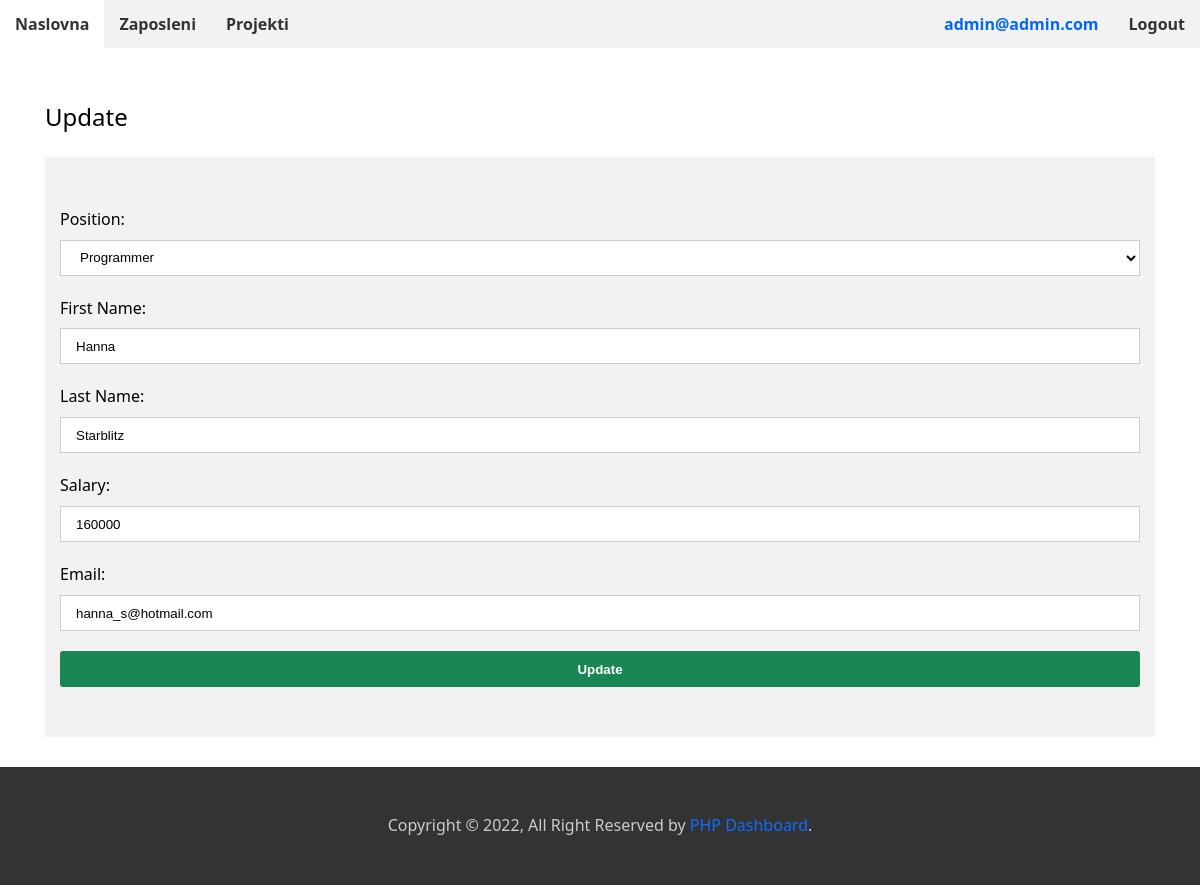
The app's page /update.php?id=76 (signed in) with its own data.
### tables this page shows
CREATE TABLE IF NOT EXISTS `zaposleni` (
  `zaposleni_id` int(11) NOT NULL AUTO_INCREMENT,
  `staff_id` int(11) NOT NULL,
  `staff_first_name` varchar(255) NOT NULL,
  `staff_last_name` varchar(255) NOT NULL,
  `staff_payment` float NOT NULL,
  `staff_email` varchar(255) NOT NULL,
  `staff_password` varchar(255) DEFAULT NULL,
  PRIMARY KEY (`zaposleni_id`),
  KEY `stuff_id_index` (`staff_id`)
);

### update.php (called while the page is built, shortened)
<?php
    require('./src/classes/connection.php');
    require('./src/classes/user.php');
    $id = (int)$_GET['id'];
    $staff_update = User::getupdateData("SELECT zaposleni_id, staff_first_name, staff_last_name, staff_payment, staff_email FROM zaposleni WHERE zaposleni_id", "$id");
    $staff_position = User::getPositionData("SELECT pozicije_id, position FROM pozicije");
    require('./src/includes/top.php');
    require('./src/includes/nav.php');
    require('./src/views/staff/update/staff-update.view.php');
    require('./src/includes/footer.php');
    require('./src/includes/bottom.php');

### src/classes/connection.php (called while the page is built)
<?php
    class Connection {
        private static $host;
        private static $user;
        private static $database;
        private static $password;
        private static $connection;
        public static function CreateConnection() {
            self::$host = 'localhost';
            self::$user = 'root';
            self::$password = '';
            self::$database = 'databasecrud';
            self::$connection = new mysqli(self::$host, self::$user, self::$password, self::$database) or die('Connection error');
            return self::$connection;
        }
    }
?>

### src/classes/user.php (called while the page is built, shortened)
<?php
    class User {
        public static function getUpdateData(string $sql, int $id): array {
            $stmt = Connection::CreateConnection()->prepare("$sql = ?");
            $stmt->bind_param("i", $id);
            $stmt->execute();
            $result = $stmt->get_result();
            $data = $result->fetch_assoc();
            return $data;
        }
        public static function getPositionData(string $sql): array {
            $stmt = Connection::CreateConnection()->prepare($sql);
            $stmt->execute();
            $result = $stmt->get_result();
            $data = $result->fetch_all(MYSQLI_ASSOC);
            return $data;
        }
    }

### src/views/staff/update/staff-update.view.php (the view, shortened to what this page needs)
<main class="main">
    <section class="section section-staff-update">
        <div class="container">
            <h1 class="font-thin">Update</h1>
        </div>
        <div class="container">
            <form class="form form-update" action="./src/views/staff/update/update_record.php" method="POST">
                <div class="form-group">
                    <label>Position:</label>
                    <select name="position_update" class="select-field text-capitalize" required>
                        <?php foreach($staff_position as $key => $value): ?>
                            <option name="<?= $value['position'] ?>" value="<?= $value['pozicije_id'] ?>">
                                <?= $value['position'] ?>
                            </option>
                        <?php endforeach; ?>
                    </select>
                </div>
                <div class="form-group">
                    <label>First Name:</label>
                    <input type="text" name="first_name" value="<?= $staff_update['staff_first_name']; ?>" placeholder="First Name:" class="input-field" required />
                </div>
                <div class="form-group">
                    <label>Last Name:</label>
                    <input type="text" name="last_name" value="<?= $staff_update['staff_last_name']; ?>" placeholder="Last Name:" class="input-field" required />
                </div>
                <div class="form-group">
                    <label>Salary:</label>
                    <input type="text" name="payment" value="<?= $staff_update['staff_payment']; ?>" placeholder="Salary:" class="input-field" required />
                </div>
                <div class="form-group">
                    <label>Email:</label>
                    <input type="email" name="email" value="<?= $staff_update['staff_email']; ?>" placeholder="Email:" class="input-field" required />
                </div>
                <button class="btn btn-success" type="submit" name="update">Update</button>
            </form>
        </div>
    </section>
</main>

### src/assets/styles/main.css (style rules this page uses)
html { box-sizing: border-box; }
*, *:before, *:after { box-sizing: inherit; }
body { margin: 0; padding: 0; font-family: system-ui,-apple-system,"Segoe UI",Roboto,"Helvetica Neue",Arial,"Noto Sans","Liberation Sans",sans-serif,"Apple Color Emoji","Segoe UI Emoji","Segoe UI Symbol","Noto Color Emoji"; line-height: 1.618; }
html, body { height: 100%; min-height: 100%; }
.text-capitalize { text-transform: capitalize; }
.container { position: relative; width: 100%; max-width: 100%; margin-right: auto; margin-left: auto; padding-right: 15px; padding-left: 15px; }
@media (min-width: 576px) { .container { max-width: 540px; } }
@media (min-width: 768px) { .container { max-width: 720px; } }
@media (min-width: 992px) { .container { max-width: 960px; } }
@media (min-width: 1200px) { .container { max-width: 1140px; } }
.font-thin { font-weight: 200; }
.form { position: relative; width: 100%; background-color: #f2f2f2; padding: 50px 15px; }
.form-group { margin-bottom: 20px; }
.form-group label { display: block; margin-bottom: 7px; }
.select-field, .input-field, .textarea-field { display: block; width: 100%; padding: 0 15px; height: 36px; border: 1px solid #ccc; background: #fff; margin: 0; }
.btn { display: block; padding: 0 15px; margin: 0; width: 100%; background: #0d6efd; border: 2px solid #0d6efd; color: #fff; font-weight: 600; text-decoration: none; border-radius: 3px; }
.btn-primary, .btn-warning, .btn-danger, .btn-success { min-height: 36px; line-height: 36px; text-align: center; text-decoration: none; border-radius: 3px; cursor: pointer; }
.btn-success { background: #198754; border: 2px solid #198754; line-height: normal; }
input, textarea { background-color: #d1d1d1; }
.main { position: relative; }
.section { position: relative; padding: 30px 0; }

### records on screen
zaposleni: first_name "Hanna", last_name "Starblitz", payment "160000", email "hanna_s@hotmail.com"

### other values on screen
$_SESSION['user_email'] "admin@admin.com"
form field position_update "programmer"
